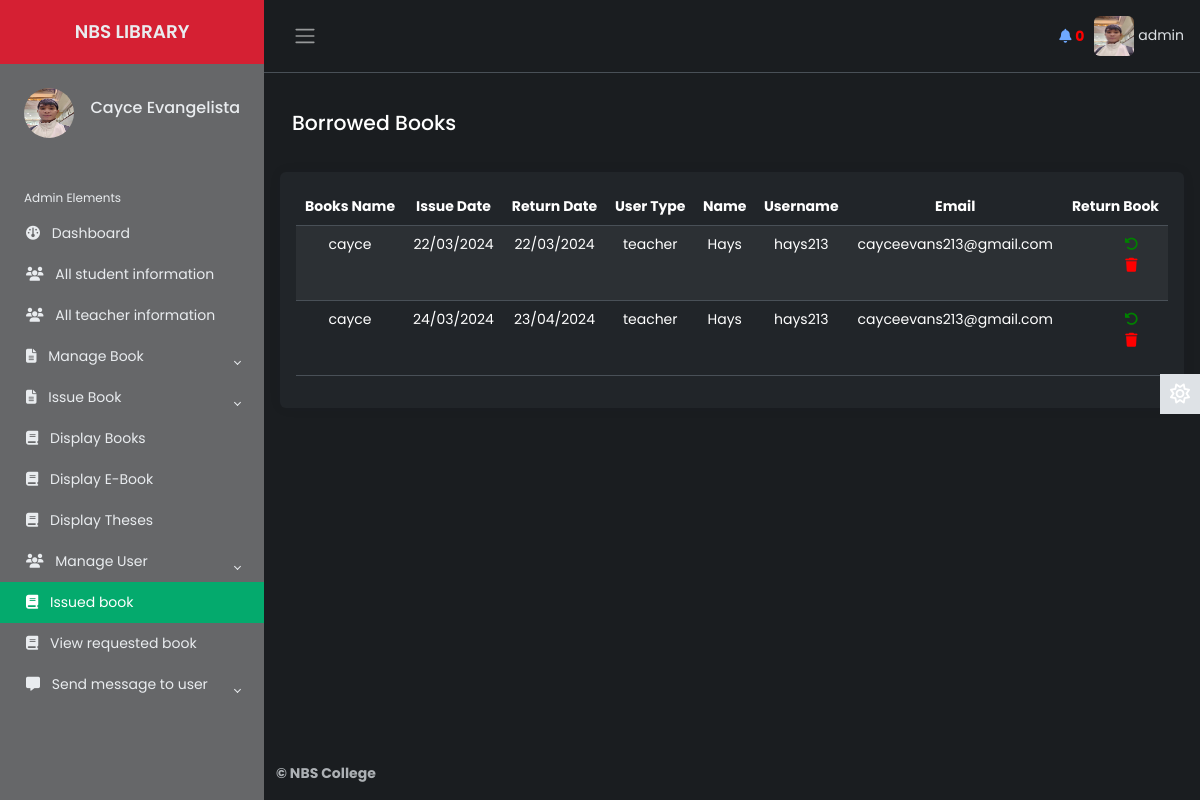
Page /Source/librarian/issued-books.php (signed in) on the earlier database version.
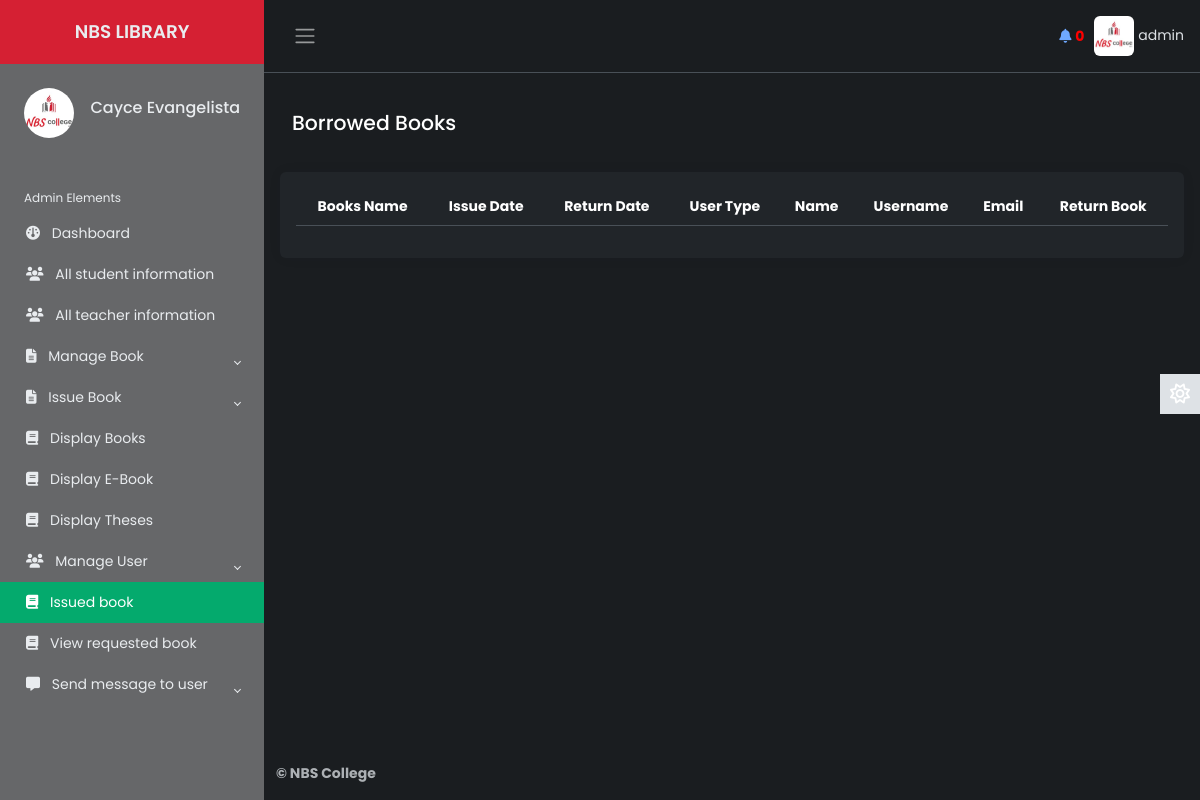
Same page on the later database version.
### tables this page shows
CREATE TABLE `lib_registration` (
  `id` int(2) NOT NULL,
  `name` varchar(50) NOT NULL,
  `username` varchar(20) NOT NULL,
  `password` varchar(20) NOT NULL,
  `email` varchar(50) NOT NULL,
  `phone` varchar(20) NOT NULL,
  `address` varchar(100) NOT NULL,
  `photo` varchar(500) NOT NULL,
  `status` varchar(7) NOT NULL
);

CREATE TABLE `t_issuebook` (
  `id` int(10) NOT NULL,
  `utype` varchar(20) NOT NULL,
  `idno` varchar(20) NOT NULL,
  `name` varchar(50) NOT NULL,
  `lecturer` varchar(20) NOT NULL,
  `phone` varchar(20) NOT NULL,
  `email` varchar(50) NOT NULL,
  `booksname` varchar(50) NOT NULL,
  `booksissuedate` varchar(20) NOT NULL,
  `booksreturndate` varchar(20) NOT NULL,
  `username` varchar(20) NOT NULL
);

### Source/librarian/issued-books.php (the view, shortened to what the changed rows need)
       <?php
   include 'inc/header.php';
   include 'inc/connection.php';
?>
   <main class="content px-3 py-2">
           <br>
           <div class="card border-0">
                       <div class="card-body">
                           <table class="table table-hover text-center table-striped" id="dtBasicExample">
                           <thead>
                                           <tr>
                                               <th>Books Name</th>
                                               <th>Issue Date</th>
                                               <th>Return Date</th>
                                               <th>User Type</th>
                                               <th>Name</th>
                                               <th>Username</th>
                                               <th>Email</th>
                                               <th>Return Book</th>
                                           </tr>
                                      </thead>
                                       <tbody>
                                           <?php
                                               $res2= mysqli_query($link, "select * from t_issuebook");
                                                  ?>
                                                   <?php
                                               while ($row=mysqli_fetch_array($res2)) {
                                                   echo "<tr>";
                                                   echo "<td>"; echo $row["booksname"]; echo "</td>";
                                                   echo "<td>"; echo $row["booksissuedate"]; echo "</td>";
                                                   echo "<td>"; echo $row["booksreturndate"]; echo "</td>";
                                                   echo "<td>"; echo $row["utype"]; echo "</td>";
                                                   echo "<td>"; echo $row["name"]; echo "</td>";
                                                   echo "<td>"; echo $row["username"]; echo "</td>";
                                                   echo "<td>"; echo $row["email"]; echo "</td>";
                                                   echo "<td>";
                                                  ?>
                                                       <ul>
                                                           <li><a style="color: green;" href="return.php?id=<?php echo $row["id"]; ?>" onclick="return confirm('are you sure you want to return this book?')"><i class="fas fa-undo-alt"></i></a></li>
                                                           <li><a style="color: red;" href="delete.php?id=<?php echo $row["id"]; ?>" onclick="return confirm('Are you sure you want to delete this row?')"><i class="fas fa-trash"></i></a></li>
                                                       </ul>
                                                   <?php
                                                   echo "</td>";
                                                   echo "</tr>";
                                               }
                                            ?>
                                       </tbody>
                           </table>
                       </div>
                   </div>
           </main>

### Source/librarian/inc/header.php (shortened to what the changed rows need)
<?php
    include 'inc/connection.php';
 ?>
<!DOCTYPE html>
<html lang="en" data-bs-theme="dark">
<head>
    <link href="https://cdn.datatables.net/v/dt/jszip-3.10.1/dt-2.0.3/b-3.0.1/b-html5-3.0.1/b-print-3.0.1/datatables.min.css" rel="stylesheet">
    <link href="https://cdn.jsdelivr.net/npm/bootstrap@5.3.3/dist/css/bootstrap.min.css" rel="stylesheet">
    <link rel="stylesheet" href="inc/css/custom1.css">
    <link rel="stylesheet" href="inc/css/animate.css">
</head>
<body>
    <div class="wrapper">
    <aside id="sidebar" class="js-sidebar">
            <div class="h-100">
                <ul class="sidebar-nav">
                    <li class="sidebar-header">
                        <span>
                        <?php
                            $res = mysqli_query($link, "select * from lib_registration where username='".$_SESSION['username']."'");
                            while ($row = mysqli_fetch_array($res)){
                                ?><img src="<?php echo $row["photo"]; ?> " height="50px" width="50px" alt="something wrong" class="rounded-circle"></a> <?php
                            }
                        ?>
                        </span>
                        <h6 style="float: right; margin-top: 10px;">
							<?php
								$res = mysqli_query($link, "select * from lib_registration where username='".$_SESSION['username']."'");
								while ($row = mysqli_fetch_array($res)){
								$name  =  $row["name"];
								echo $name;
								}
							?>
            			</h6>
                    </li>
                    <br>
                </ul>
            </div>
        </aside>
        <div class="main">
            <nav class="navbar navbar-expand px-3 border-bottom">
                <div class="navbar-collapse navbar">
                        <li class="nav-item dropdown">
								<?php
                                     $res = mysqli_query($link, "select * from lib_registration where username='".$_SESSION['username']."'");
                                     while ($row = mysqli_fetch_array($res)){
                                         ?><a href="#" data-bs-toggle="dropdown" class="nav-icon pe-md-0" style="color: inherit;"><img src="<?php echo $row["photo"]; ?>" alt=""class="avatar img-fluid rounded"> <span><?php echo $_SESSION["username"]; ?></span></a> <?php
                                     }
                                ?>
                        </li>
                </div>
            </nav>
</body>
</html>

Differences in the rows shown:
removed t_issuebook: booksname "cayce", booksissuedate "22/03/2024", booksreturndate "22/03/2024", utype "teacher", name "Hays", username "hays213", email "cayceevans213@gmail.com"
removed t_issuebook: booksname "cayce", booksissuedate "24/03/2024", booksreturndate "23/04/2024", utype "teacher", name "Hays", username "hays213", email "cayceevans213@gmail.com"
changed lib_registration "Cayce Evangelista": photo: a different picture
